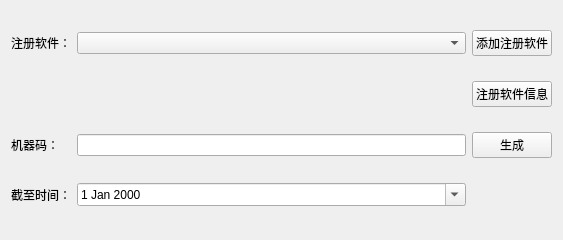
<?xml version="1.0" encoding="UTF-8"?>
<ui version="4.0">
 <class>RegisterWidget</class>
 <widget class="QWidget" name="RegisterWidget">
  <property name="geometry">
   <rect>
    <x>0</x>
    <y>0</y>
    <width>563</width>
    <height>240</height>
   </rect>
  </property>
  <property name="windowTitle">
   <string>RegisterWidget</string>
  </property>
  <layout class="QGridLayout" name="gridLayout">
   <item row="4" column="1">
    <widget class="QDateEdit" name="dateEdit">
     <property name="calendarPopup">
      <bool>true</bool>
     </property>
    </widget>
   </item>
   <item row="2" column="0">
    <widget class="QLabel" name="label">
     <property name="text">
      <string>机器码：</string>
     </property>
    </widget>
   </item>
   <item row="2" column="2">
    <widget class="QPushButton" name="generatePushButton">
     <property name="text">
      <string>生成</string>
     </property>
    </widget>
   </item>
   <item row="4" column="0">
    <widget class="QLabel" name="label_2">
     <property name="text">
      <string>截至时间：</string>
     </property>
    </widget>
   </item>
   <item row="2" column="1">
    <widget class="QLineEdit" name="machineCodeLineEdit"/>
   </item>
   <item row="0" column="0">
    <widget class="QLabel" name="label_3">
     <property name="text">
      <string>注册软件：</string>
     </property>
    </widget>
   </item>
   <item row="0" column="1">
    <widget class="QComboBox" name="softwareComboBox"/>
   </item>
   <item row="0" column="2">
    <widget class="QPushButton" name="addSoftwarePushButton">
     <property name="text">
      <string>添加注册软件</string>
     </property>
    </widget>
   </item>
   <item row="1" column="2">
    <widget class="QPushButton" name="softwareInfoPushButton">
     <property name="text">
      <string>注册软件信息</string>
     </property>
    </widget>
   </item>
  </layout>
 </widget>
 <resources/>
 <connections/>
</ui>
